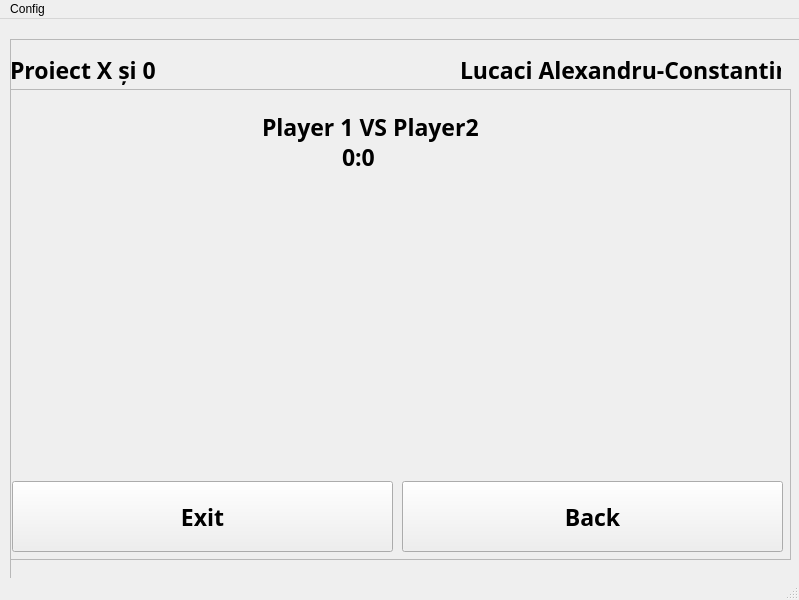
<?xml version="1.0" encoding="UTF-8"?>
<ui version="4.0">
 <class>MainView</class>
 <widget class="QMainWindow" name="MainView">
  <property name="geometry">
   <rect>
    <x>0</x>
    <y>0</y>
    <width>799</width>
    <height>600</height>
   </rect>
  </property>
  <property name="windowTitle">
   <string>X și 0</string>
  </property>
  <widget class="QWidget" name="centralwidget">
   <widget class="QFrame" name="defaultFrame">
    <property name="geometry">
     <rect>
      <x>10</x>
      <y>20</y>
      <width>800</width>
      <height>600</height>
     </rect>
    </property>
    <property name="font">
     <font>
      <family>Zilla Slab SemiBold</family>
      <pointsize>17</pointsize>
      <weight>75</weight>
      <bold>true</bold>
     </font>
    </property>
    <property name="frameShape">
     <enum>QFrame::StyledPanel</enum>
    </property>
    <property name="frameShadow">
     <enum>QFrame::Raised</enum>
    </property>
    <widget class="QLabel" name="lblNumeProiect">
     <property name="geometry">
      <rect>
       <x>0</x>
       <y>0</y>
       <width>321</width>
       <height>61</height>
      </rect>
     </property>
     <property name="text">
      <string>Proiect X și 0 </string>
     </property>
    </widget>
    <widget class="QLabel" name="lblNumeSiPrenume">
     <property name="geometry">
      <rect>
       <x>450</x>
       <y>0</y>
       <width>321</width>
       <height>61</height>
      </rect>
     </property>
     <property name="text">
      <string>Lucaci Alexandru-Constantin</string>
     </property>
    </widget>
    <widget class="QFrame" name="frameForPages">
     <property name="geometry">
      <rect>
       <x>-10</x>
       <y>50</y>
       <width>791</width>
       <height>471</height>
      </rect>
     </property>
     <property name="frameShape">
      <enum>QFrame::StyledPanel</enum>
     </property>
     <property name="frameShadow">
      <enum>QFrame::Raised</enum>
     </property>
     <widget class="QStackedWidget" name="stackedWidget">
      <property name="geometry">
       <rect>
        <x>12</x>
        <y>12</y>
        <width>771</width>
        <height>461</height>
       </rect>
      </property>
      <property name="currentIndex">
       <number>3</number>
      </property>
      <widget class="QWidget" name="pageStartUp">
       <widget class="QPushButton" name="btnStart">
        <property name="geometry">
         <rect>
          <x>0</x>
          <y>70</y>
          <width>771</width>
          <height>91</height>
         </rect>
        </property>
        <property name="text">
         <string>Start</string>
        </property>
       </widget>
       <widget class="QPushButton" name="btnCerinta">
        <property name="geometry">
         <rect>
          <x>0</x>
          <y>180</y>
          <width>771</width>
          <height>91</height>
         </rect>
        </property>
        <property name="text">
         <string>Cerința</string>
        </property>
       </widget>
       <widget class="QPushButton" name="btnExitStartUp">
        <property name="geometry">
         <rect>
          <x>0</x>
          <y>290</y>
          <width>771</width>
          <height>91</height>
         </rect>
        </property>
        <property name="text">
         <string>Exit</string>
        </property>
       </widget>
      </widget>
      <widget class="QWidget" name="pageSetPlayerNames">
       <widget class="QPushButton" name="btnSetFirstName">
        <property name="geometry">
         <rect>
          <x>290</x>
          <y>90</y>
          <width>171</width>
          <height>31</height>
         </rect>
        </property>
        <property name="text">
         <string>Set Name</string>
        </property>
       </widget>
       <widget class="QLabel" name="lblPlayerSection">
        <property name="geometry">
         <rect>
          <x>10</x>
          <y>40</y>
          <width>161</width>
          <height>51</height>
         </rect>
        </property>
        <property name="text">
         <string>Player 1</string>
        </property>
       </widget>
       <widget class="QLabel" name="lblPlayer2Section">
        <property name="geometry">
         <rect>
          <x>10</x>
          <y>170</y>
          <width>161</width>
          <height>51</height>
         </rect>
        </property>
        <property name="text">
         <string>Player 2</string>
        </property>
       </widget>
       <widget class="QLabel" name="lblIsFirstSet">
        <property name="geometry">
         <rect>
          <x>10</x>
          <y>10</y>
          <width>501</width>
          <height>31</height>
         </rect>
        </property>
        <property name="text">
         <string> Name for the first player hasn't been set </string>
        </property>
       </widget>
       <widget class="QLineEdit" name="lineEdit">
        <property name="geometry">
         <rect>
          <x>0</x>
          <y>90</y>
          <width>271</width>
          <height>31</height>
         </rect>
        </property>
       </widget>
       <widget class="QLabel" name="lblIsSecondSet">
        <property name="geometry">
         <rect>
          <x>0</x>
          <y>140</y>
          <width>501</width>
          <height>31</height>
         </rect>
        </property>
        <property name="text">
         <string> Name for the second player hasn't been set </string>
        </property>
       </widget>
       <widget class="QLineEdit" name="lineEdit_3">
        <property name="geometry">
         <rect>
          <x>0</x>
          <y>220</y>
          <width>271</width>
          <height>31</height>
         </rect>
        </property>
       </widget>
       <widget class="QPushButton" name="btnSetSecondName">
        <property name="geometry">
         <rect>
          <x>290</x>
          <y>220</y>
          <width>171</width>
          <height>31</height>
         </rect>
        </property>
        <property name="text">
         <string>Set Name</string>
        </property>
       </widget>
       <widget class="QPushButton" name="btnStartGame">
        <property name="geometry">
         <rect>
          <x>0</x>
          <y>290</y>
          <width>771</width>
          <height>91</height>
         </rect>
        </property>
        <property name="text">
         <string>Start</string>
        </property>
       </widget>
       <widget class="QPushButton" name="btnBackNamePick">
        <property name="geometry">
         <rect>
          <x>390</x>
          <y>380</y>
          <width>381</width>
          <height>71</height>
         </rect>
        </property>
        <property name="text">
         <string>Back</string>
        </property>
       </widget>
       <widget class="QPushButton" name="btnExitNamePick">
        <property name="geometry">
         <rect>
          <x>0</x>
          <y>380</y>
          <width>381</width>
          <height>71</height>
         </rect>
        </property>
        <property name="text">
         <string>Exit</string>
        </property>
       </widget>
      </widget>
      <widget class="QWidget" name="pageSelectNameRobot">
       <widget class="QPushButton" name="btnStartGame_2">
        <property name="geometry">
         <rect>
          <x>0</x>
          <y>290</y>
          <width>771</width>
          <height>91</height>
         </rect>
        </property>
        <property name="text">
         <string>Start</string>
        </property>
       </widget>
       <widget class="QLabel" name="lblPlayerSection_2">
        <property name="geometry">
         <rect>
          <x>10</x>
          <y>40</y>
          <width>161</width>
          <height>51</height>
         </rect>
        </property>
        <property name="text">
         <string>Player 1</string>
        </property>
       </widget>
       <widget class="QLineEdit" name="lineEdit_4">
        <property name="geometry">
         <rect>
          <x>0</x>
          <y>90</y>
          <width>271</width>
          <height>31</height>
         </rect>
        </property>
       </widget>
       <widget class="QPushButton" name="btnSetFirstName_2">
        <property name="geometry">
         <rect>
          <x>290</x>
          <y>90</y>
          <width>171</width>
          <height>31</height>
         </rect>
        </property>
        <property name="text">
         <string>Set Name</string>
        </property>
       </widget>
       <widget class="QLabel" name="lblIsFirstSet_2">
        <property name="geometry">
         <rect>
          <x>10</x>
          <y>10</y>
          <width>501</width>
          <height>31</height>
         </rect>
        </property>
        <property name="text">
         <string> Name for the first player hasn't been set </string>
        </property>
       </widget>
       <widget class="QLabel" name="lblPlayer2Section_3">
        <property name="geometry">
         <rect>
          <x>10</x>
          <y>180</y>
          <width>161</width>
          <height>51</height>
         </rect>
        </property>
        <property name="text">
         <string>Player 2</string>
        </property>
       </widget>
       <widget class="QLabel" name="lblIsSecondSet_3">
        <property name="geometry">
         <rect>
          <x>0</x>
          <y>160</y>
          <width>501</width>
          <height>31</height>
         </rect>
        </property>
        <property name="text">
         <string>The name fro the second player is set to ROBOT</string>
        </property>
       </widget>
       <widget class="QLabel" name="lblPlayer2Section_4">
        <property name="geometry">
         <rect>
          <x>10</x>
          <y>220</y>
          <width>281</width>
          <height>51</height>
         </rect>
        </property>
        <property name="text">
         <string>ROBOT</string>
        </property>
       </widget>
       <widget class="QPushButton" name="btnBackNamePick_2">
        <property name="geometry">
         <rect>
          <x>390</x>
          <y>380</y>
          <width>381</width>
          <height>71</height>
         </rect>
        </property>
        <property name="text">
         <string>Back</string>
        </property>
       </widget>
       <widget class="QPushButton" name="btnExitNamePick_2">
        <property name="geometry">
         <rect>
          <x>0</x>
          <y>380</y>
          <width>381</width>
          <height>71</height>
         </rect>
        </property>
        <property name="text">
         <string>Exit</string>
        </property>
       </widget>
      </widget>
      <widget class="QWidget" name="pageGame">
       <widget class="QPushButton" name="btnBackNamePick_3">
        <property name="geometry">
         <rect>
          <x>390</x>
          <y>380</y>
          <width>381</width>
          <height>71</height>
         </rect>
        </property>
        <property name="text">
         <string>Back</string>
        </property>
       </widget>
       <widget class="QPushButton" name="btnExitNamePick_3">
        <property name="geometry">
         <rect>
          <x>0</x>
          <y>380</y>
          <width>381</width>
          <height>71</height>
         </rect>
        </property>
        <property name="text">
         <string>Exit</string>
        </property>
       </widget>
       <widget class="QLabel" name="lblNaming">
        <property name="geometry">
         <rect>
          <x>250</x>
          <y>10</y>
          <width>271</width>
          <height>31</height>
         </rect>
        </property>
        <property name="text">
         <string>Player 1 VS Player2</string>
        </property>
       </widget>
       <widget class="QLabel" name="lblScore">
        <property name="geometry">
         <rect>
          <x>330</x>
          <y>40</y>
          <width>71</width>
          <height>31</height>
         </rect>
        </property>
        <property name="text">
         <string>0:0</string>
        </property>
       </widget>
       <widget class="QLabel" name="lblTable">
        <property name="geometry">
         <rect>
          <x>110</x>
          <y>70</y>
          <width>481</width>
          <height>311</height>
         </rect>
        </property>
        <property name="text">
         <string/>
        </property>
        <property name="pixmap">
         <pixmap>table.png</pixmap>
        </property>
        <property name="scaledContents">
         <bool>true</bool>
        </property>
       </widget>
       <widget class="QLabel" name="lbl00">
        <property name="geometry">
         <rect>
          <x>190</x>
          <y>100</y>
          <width>101</width>
          <height>71</height>
         </rect>
        </property>
        <property name="text">
         <string/>
        </property>
        <property name="pixmap">
         <pixmap>x.png</pixmap>
        </property>
        <property name="scaledContents">
         <bool>true</bool>
        </property>
       </widget>
       <widget class="QLabel" name="lbl01">
        <property name="geometry">
         <rect>
          <x>300</x>
          <y>100</y>
          <width>101</width>
          <height>71</height>
         </rect>
        </property>
        <property name="text">
         <string/>
        </property>
        <property name="pixmap">
         <pixmap>x.png</pixmap>
        </property>
        <property name="scaledContents">
         <bool>true</bool>
        </property>
       </widget>
       <widget class="QLabel" name="lbl02">
        <property name="geometry">
         <rect>
          <x>410</x>
          <y>100</y>
          <width>101</width>
          <height>71</height>
         </rect>
        </property>
        <property name="text">
         <string/>
        </property>
        <property name="pixmap">
         <pixmap>x.png</pixmap>
        </property>
        <property name="scaledContents">
         <bool>true</bool>
        </property>
       </widget>
       <widget class="QLabel" name="lbl10">
        <property name="geometry">
         <rect>
          <x>190</x>
          <y>190</y>
          <width>101</width>
          <height>71</height>
         </rect>
        </property>
        <property name="text">
         <string/>
        </property>
        <property name="pixmap">
         <pixmap>x.png</pixmap>
        </property>
        <property name="scaledContents">
         <bool>true</bool>
        </property>
       </widget>
       <widget class="QLabel" name="lbl11">
        <property name="geometry">
         <rect>
          <x>300</x>
          <y>190</y>
          <width>101</width>
          <height>71</height>
         </rect>
        </property>
        <property name="text">
         <string/>
        </property>
        <property name="pixmap">
         <pixmap>x.png</pixmap>
        </property>
        <property name="scaledContents">
         <bool>true</bool>
        </property>
       </widget>
       <widget class="QLabel" name="lbl12">
        <property name="geometry">
         <rect>
          <x>410</x>
          <y>190</y>
          <width>101</width>
          <height>71</height>
         </rect>
        </property>
        <property name="text">
         <string/>
        </property>
        <property name="pixmap">
         <pixmap>x.png</pixmap>
        </property>
        <property name="scaledContents">
         <bool>true</bool>
        </property>
       </widget>
       <widget class="QLabel" name="lbl20">
        <property name="geometry">
         <rect>
          <x>190</x>
          <y>280</y>
          <width>101</width>
          <height>71</height>
         </rect>
        </property>
        <property name="text">
         <string/>
        </property>
        <property name="pixmap">
         <pixmap>x.png</pixmap>
        </property>
        <property name="scaledContents">
         <bool>true</bool>
        </property>
       </widget>
       <widget class="QLabel" name="lbl21">
        <property name="geometry">
         <rect>
          <x>300</x>
          <y>280</y>
          <width>101</width>
          <height>71</height>
         </rect>
        </property>
        <property name="text">
         <string/>
        </property>
        <property name="pixmap">
         <pixmap>x.png</pixmap>
        </property>
        <property name="scaledContents">
         <bool>true</bool>
        </property>
       </widget>
       <widget class="QLabel" name="lbl22">
        <property name="geometry">
         <rect>
          <x>410</x>
          <y>280</y>
          <width>101</width>
          <height>71</height>
         </rect>
        </property>
        <property name="text">
         <string/>
        </property>
        <property name="pixmap">
         <pixmap>x.png</pixmap>
        </property>
        <property name="scaledContents">
         <bool>true</bool>
        </property>
       </widget>
      </widget>
      <widget class="QWidget" name="pageSelectGameType">
       <widget class="QPushButton" name="btnRobotRandom">
        <property name="geometry">
         <rect>
          <x>0</x>
          <y>140</y>
          <width>771</width>
          <height>91</height>
         </rect>
        </property>
        <property name="text">
         <string>Robot ( random choices)</string>
        </property>
       </widget>
       <widget class="QPushButton" name="btnPlayerVSPlayer">
        <property name="geometry">
         <rect>
          <x>0</x>
          <y>30</y>
          <width>771</width>
          <height>91</height>
         </rect>
        </property>
        <property name="text">
         <string>Player VS Player</string>
        </property>
       </widget>
       <widget class="QPushButton" name="btnRobotAI">
        <property name="geometry">
         <rect>
          <x>0</x>
          <y>250</y>
          <width>771</width>
          <height>91</height>
         </rect>
        </property>
        <property name="text">
         <string>Robot ( best choices)</string>
        </property>
       </widget>
       <widget class="QPushButton" name="btnExit">
        <property name="geometry">
         <rect>
          <x>0</x>
          <y>360</y>
          <width>381</width>
          <height>91</height>
         </rect>
        </property>
        <property name="text">
         <string>Exit</string>
        </property>
       </widget>
       <widget class="QPushButton" name="btnBack">
        <property name="geometry">
         <rect>
          <x>390</x>
          <y>360</y>
          <width>381</width>
          <height>91</height>
         </rect>
        </property>
        <property name="text">
         <string>Back</string>
        </property>
       </widget>
      </widget>
     </widget>
    </widget>
   </widget>
  </widget>
  <widget class="QMenuBar" name="menubar">
   <property name="geometry">
    <rect>
     <x>0</x>
     <y>0</y>
     <width>799</width>
     <height>26</height>
    </rect>
   </property>
   <widget class="QMenu" name="menuConfig">
    <property name="title">
     <string>Config</string>
    </property>
    <addaction name="actionSize_Color_Fonts"/>
   </widget>
   <addaction name="menuConfig"/>
  </widget>
  <widget class="QStatusBar" name="statusbar"/>
  <action name="actionSize_Color_Fonts">
   <property name="text">
    <string>Size,Color,Fonts</string>
   </property>
  </action>
 </widget>
 <resources/>
 <connections/>
</ui>
